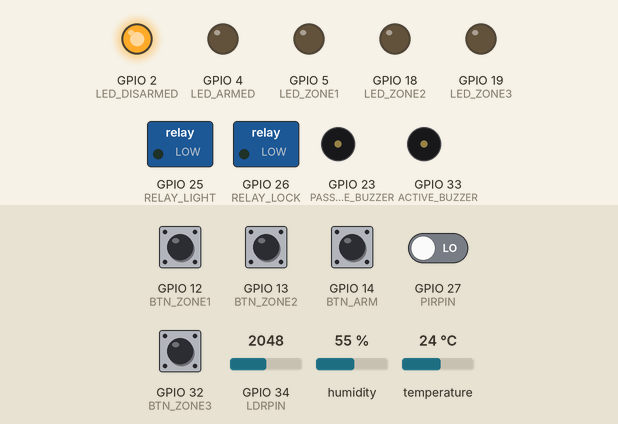
This sketch was run on a simulated ESP32. Parts: switched loads named in the sketch (green lamp = pin HIGH), output pins drawn as LEDs (lit = HIGH), buzzer (waves = sounding, pin HIGH). Dashed ring = blinking. The test bench sets the inputs (shaded band); at power-on: GPIO 12 (BTN_ZONE1), GPIO 13 (BTN_ZONE2), GPIO 14 (BTN_ARM), GPIO 32 (BTN_ZONE3) HIGH, GPIO 27 (PIRPIN) LOW, GPIO 34 (LDRPIN) = 2048, humidity 55 %, temperature 24 °C. WiFi joins after 1.5 s; servers stay silent unless stated; what the sketch prints to the serial monitor is not drawn.

Above: at 3.1 s.
3.2 s: GPIO 14 (BTN_ARM) pulled LOW for 0.15 s
At 4.0 s:
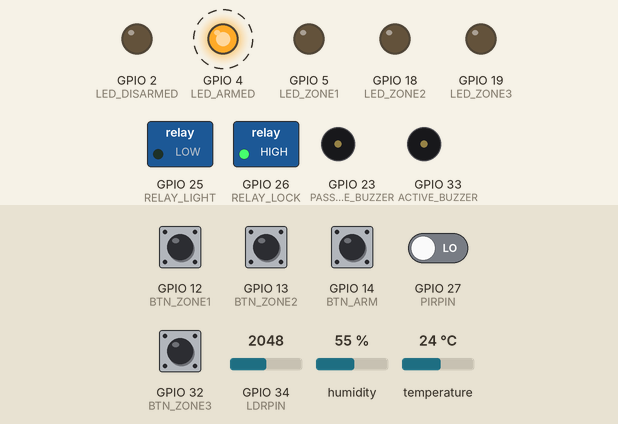
7.7 s: GPIO 12 (BTN_ZONE1) pulled LOW for 0.15 s
At 8.15 s:
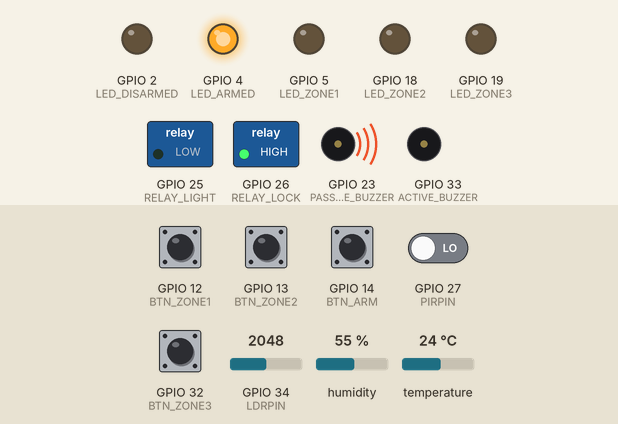
16.9 s: GPIO 13 (BTN_ZONE2) pulled LOW for 0.15 s
At 17.15 s:
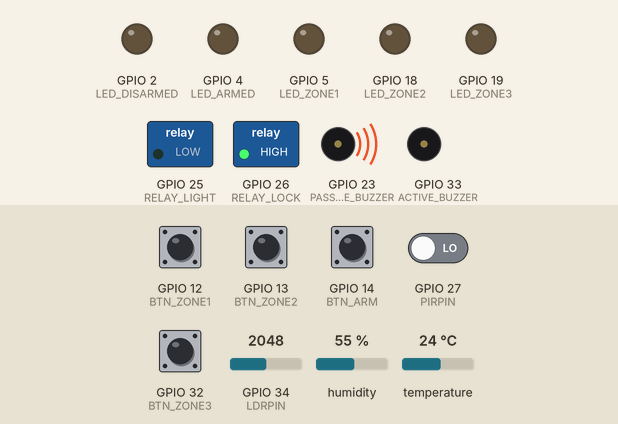
26.1 s: GPIO 32 (BTN_ZONE3) pulled LOW for 0.15 s
At 28.5 s:
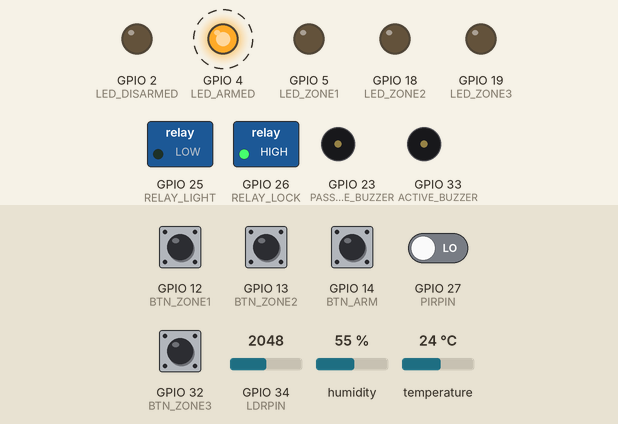
35.3 s: GPIO 12 (BTN_ZONE1) pulled LOW for 0.15 s
At 35.55 s:
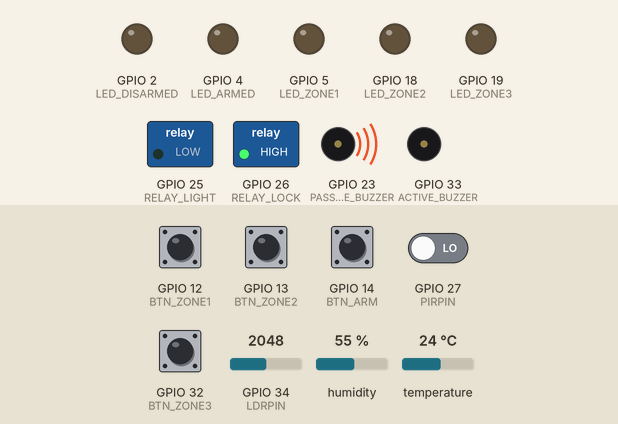
44.5 s: GPIO 13 (BTN_ZONE2) pulled LOW for 0.15 s
At 45.7 s:
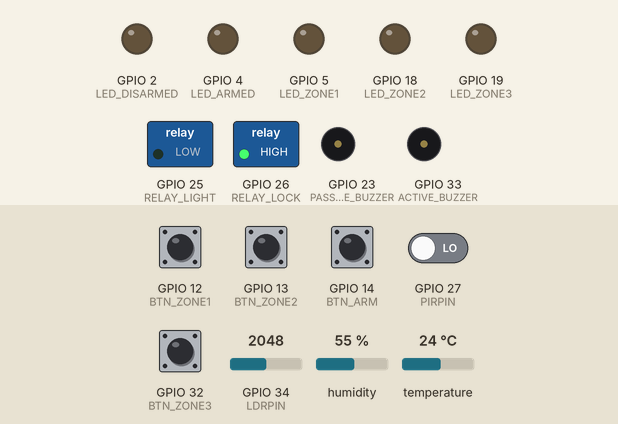
Timing chart, 0 to 54.7 s (numbered marks = the images above; inputs shaded):
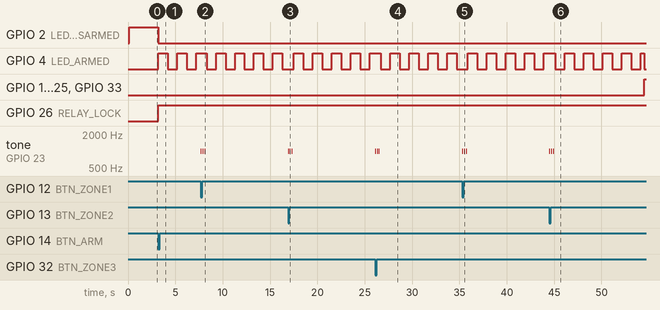

The sketch:

SC5-smart-security.ino
```cpp
/*
  ===================================================================
  STUDI KASUS 5: SMART SECURITY - Multi-Zone + Dual Buzzer
  ===================================================================

  Deskripsi:
  Sistem keamanan rumah dengan:
  - Multi-zone detection (3 zone: Pintu/Jendela/Belakang)
  - Active + Passive Buzzer (dual alarm)
  - LED blinking patterns (non-blocking)
  - ARM/DISARM system dengan grace period

  Fitur Utama:
  1. Mode DISARMED: Normal, semua aman
  2. Mode ARMED: System aktif, LED blink
  3. Mode TRIGGERED: Intrusion! Siren + notification
  4. Multi-zone: 3 sensor simulasi (button)
  5. Auto ARM saat malam + tidak ada gerakan

  Hardware (Sesuai Inventory):
  - ESP32, DHT11, PIR, LDR
  - 4x Push Button (3 zone + 1 arm/disarm)
  - Relay 2CH, Active + Passive Buzzer
  - 5x LED (Hijau/Merah/3 Kuning)

  Wiring:
  DHT11: DATA→GPIO15
  PIR: OUT→GPIO27
  LDR: GPIO34
  Button ARM→GPIO14, Zone1→GPIO12, Zone2→GPIO13, Zone3→GPIO32
  Relay: IN1→GPIO25(Lampu), IN2→GPIO26(Lock)
  Active Buzzer: GPIO33
  Passive Buzzer: GPIO23
  LED: Hijau→GPIO2, Merah→GPIO4, Kuning1→GPIO5, Kuning2→GPIO18, Kuning3→GPIO19

  Instruktur: Anton Prafanto, S.Kom., M.T.
  ===================================================================
*/

// ===== BLYNK =====
#define BLYNK_TEMPLATE_ID "TMPL4xxxxxxxxx"
#define BLYNK_TEMPLATE_NAME "Smart Security"
#define BLYNK_AUTH_TOKEN "abcdefgh1234567890ijklmnopqrstuv"
#define BLYNK_PRINT Serial

// ===== LIBRARY =====
#include <WiFi.h>
#include <BlynkSimpleEsp32.h>
#include <DHT.h>

// ===== WIFI =====
char ssid[] = "NAMA_WIFI_ANDA";
char pass[] = "PASSWORD_WIFI_ANDA";

// ===== PINS =====
#define DHTPIN 15
#define DHTTYPE DHT11
#define PIRPIN 27
#define LDRPIN 34

// Buttons
#define BTN_ARM 14
#define BTN_ZONE1 12   // Main Door
#define BTN_ZONE2 13   // Window
#define BTN_ZONE3 32   // Back Door

// Output
#define RELAY_LIGHT 25
#define RELAY_LOCK 26
#define ACTIVE_BUZZER 33
#define PASSIVE_BUZZER 23
#define LED_DISARMED 2    // Hijau
#define LED_ARMED 4       // Merah
#define LED_ZONE1 5       // Kuning
#define LED_ZONE2 18      // Kuning
#define LED_ZONE3 19      // Kuning

// ===== STATUS =====
enum SecurityStatus { DISARMED, ARMED, TRIGGERED };
SecurityStatus currentStatus = DISARMED;

// ===== SENSOR DATA =====
DHT dht(DHTPIN, DHTTYPE);
float suhu = 0;
float kelembapan = 0;
int cahaya = 0;
bool gerakan = false;

// ===== ZONE STATUS =====
bool zoneTriggered[3] = {false, false, false};
int triggeredZone = -1;  // -1 = none, 0-2 = zone number

// ===== TIMING =====
unsigned long lastSensorRead = 0;
unsigned long lastBlynkSend = 0;
unsigned long lastButtonPress[4] = {0};
unsigned long gracePeriodStart = 0;
unsigned long triggeredStart = 0;
unsigned long lastBlink = 0;
bool ledState = false;

const int DEBOUNCE_DELAY = 200;
const int GRACE_PERIOD = 10000;      // 10 detik untuk disarm
const int TRIGGERED_DURATION = 30000; // 30 detik siren

void setup() {
  Serial.begin(115200);
  delay(100);

  Serial.println("\n========================================");
  Serial.println("  SMART SECURITY - BLYNK IoT");
  Serial.println("========================================\n");

  // Setup pins
  pinMode(PIRPIN, INPUT);

  // Buttons (pull-up internal)
  pinMode(BTN_ARM, INPUT_PULLUP);
  pinMode(BTN_ZONE1, INPUT_PULLUP);
  pinMode(BTN_ZONE2, INPUT_PULLUP);
  pinMode(BTN_ZONE3, INPUT_PULLUP);

  // Output
  pinMode(RELAY_LIGHT, OUTPUT);
  pinMode(RELAY_LOCK, OUTPUT);
  pinMode(ACTIVE_BUZZER, OUTPUT);
  pinMode(PASSIVE_BUZZER, OUTPUT);
  pinMode(LED_DISARMED, OUTPUT);
  pinMode(LED_ARMED, OUTPUT);
  pinMode(LED_ZONE1, OUTPUT);
  pinMode(LED_ZONE2, OUTPUT);
  pinMode(LED_ZONE3, OUTPUT);

  digitalWrite(RELAY_LIGHT, LOW);
  digitalWrite(RELAY_LOCK, LOW);
  digitalWrite(ACTIVE_BUZZER, LOW);
  noTone(PASSIVE_BUZZER);

  // Init sensor
  dht.begin();
  Serial.println("[DHT11] Ready");

  // Default: DISARMED
  setStatus(DISARMED);

  // Connect Blynk
  Serial.println("Connecting WiFi & Blynk...");
  Blynk.begin(BLYNK_AUTH_TOKEN, ssid, pass);

  Serial.println("\n✓ Setup complete!");
  Serial.println("Press ARM button or use Blynk to activate");
  Serial.println("========================================\n");
}

void loop() {
  Blynk.run();

  // Handle buttons
  handleButtons();

  // Check zones
  checkZones();

  // Handle blinking LED
  if (currentStatus == ARMED) {
    blinkLED(LED_ARMED, 1000);  // Slow blink
  } else if (currentStatus == TRIGGERED) {
    blinkLED(LED_ARMED, 200);   // Fast blink
  }

  // Baca sensor
  if (millis() - lastSensorRead >= 2000) {
    lastSensorRead = millis();
    bacaSensor();
    checkFireAlarm();
  }

  // Kirim ke Blynk
  if (millis() - lastBlynkSend >= 2000) {
    lastBlynkSend = millis();
    if (Blynk.connected()) {
      kirimKeBlynk();
    }
  }

  // Grace period handling
  if (currentStatus == ARMED && triggeredZone != -1) {
    if (millis() - gracePeriodStart >= GRACE_PERIOD) {
      // Grace period habis → TRIGGERED!
      setStatus(TRIGGERED);
    }
  }

  // Auto disarm triggered setelah 30 detik
  if (currentStatus == TRIGGERED) {
    if (millis() - triggeredStart >= TRIGGERED_DURATION) {
      setStatus(DISARMED);
      Serial.println("[Auto] Disarmed after 30s");
    }
  }
}

// ===== FUNGSI: BACA SENSOR =====
void bacaSensor() {
  suhu = dht.readTemperature();
  kelembapan = dht.readHumidity();

  if (isnan(suhu) || isnan(kelembapan)) {
    suhu = 0;
    kelembapan = 0;
  }

  cahaya = analogRead(LDRPIN);
  gerakan = digitalRead(PIRPIN);
}

// ===== FUNGSI: HANDLE BUTTONS =====
void handleButtons() {
  // Button ARM/DISARM
  if (digitalRead(BTN_ARM) == LOW) {
    if (millis() - lastButtonPress[0] > DEBOUNCE_DELAY) {
      lastButtonPress[0] = millis();
      toggleArm();
    }
  }

  // Zone buttons
  int zonePins[] = {BTN_ZONE1, BTN_ZONE2, BTN_ZONE3};
  for (int i = 0; i < 3; i++) {
    if (digitalRead(zonePins[i]) == LOW) {
      if (millis() - lastButtonPress[i + 1] > DEBOUNCE_DELAY) {
        lastButtonPress[i + 1] = millis();
        handleZoneTrigger(i);
      }
    }
  }
}

// ===== FUNGSI: TOGGLE ARM/DISARM =====
void toggleArm() {
  if (currentStatus == DISARMED) {
    setStatus(ARMED);
  } else {
    setStatus(DISARMED);
  }
}

// ===== FUNGSI: SET STATUS =====
void setStatus(SecurityStatus newStatus) {
  currentStatus = newStatus;

  // Reset zone LEDs
  digitalWrite(LED_ZONE1, LOW);
  digitalWrite(LED_ZONE2, LOW);
  digitalWrite(LED_ZONE3, LOW);

  switch(currentStatus) {
    case DISARMED:
      digitalWrite(LED_DISARMED, HIGH);
      digitalWrite(LED_ARMED, LOW);
      digitalWrite(ACTIVE_BUZZER, LOW);
      noTone(PASSIVE_BUZZER);
      digitalWrite(RELAY_LIGHT, LOW);
      digitalWrite(RELAY_LOCK, LOW);
      triggeredZone = -1;
      Serial.println("[Status] DISARMED");
      break;

    case ARMED:
      digitalWrite(LED_DISARMED, LOW);
      // LED_ARMED akan blink di loop
      digitalWrite(RELAY_LOCK, HIGH);  // Lock
      Serial.println("[Status] ARMED - System Active");
      Blynk.logEvent("armed", "Security System ARMED");
      break;

    case TRIGGERED:
      digitalWrite(ACTIVE_BUZZER, HIGH);  // SIREN!
      digitalWrite(RELAY_LIGHT, HIGH);
      triggeredStart = millis();
      Serial.printf("[INTRUSION!] Zone %d\n", triggeredZone + 1);

      // Blynk notification
      String msg = "INTRUSION! Zone: ";
      if (triggeredZone == 0) msg += "Main Door";
      else if (triggeredZone == 1) msg += "Window";
      else msg += "Back Door";
      Blynk.logEvent("intrusion", msg);

      // Nyalakan LED zone yang triggered
      if (triggeredZone == 0) digitalWrite(LED_ZONE1, HIGH);
      else if (triggeredZone == 1) digitalWrite(LED_ZONE2, HIGH);
      else digitalWrite(LED_ZONE3, HIGH);
      break;
  }

  Blynk.virtualWrite(V0, currentStatus);
}

// ===== FUNGSI: CHECK ZONES =====
void checkZones() {
  // Function ini sudah dihandle di handleButtons
  // Tapi bisa ditambah logic PIR untuk motion detection
  if (currentStatus == ARMED && gerakan) {
    Serial.println("[PIR] Motion detected while ARMED!");
    // Bisa trigger alarm atau log saja
  }
}

// ===== FUNGSI: HANDLE ZONE TRIGGER =====
void handleZoneTrigger(int zone) {
  Serial.printf("[Zone %d] Triggered\n", zone + 1);
  zoneTriggered[zone] = true;

  if (currentStatus == DISARMED) {
    // Hanya log
    Serial.println("  System DISARMED, no alarm");
  } else if (currentStatus == ARMED) {
    // Start grace period
    triggeredZone = zone;
    gracePeriodStart = millis();

    // Warning beep (passive buzzer)
    warningBeep();
    Serial.println("  Grace period 10s... Disarm to cancel!");
  }

  Blynk.virtualWrite(V1 + zone, 1);
}

// ===== FUNGSI: WARNING BEEP (Passive Buzzer) =====
void warningBeep() {
  for (int i = 0; i < 3; i++) {
    tone(PASSIVE_BUZZER, 1000);
    delay(100);
    noTone(PASSIVE_BUZZER);
    delay(100);
  }
}

// ===== FUNGSI: BLINK LED (Non-blocking) =====
void blinkLED(int pin, int interval) {
  if (millis() - lastBlink >= interval) {
    lastBlink = millis();
    ledState = !ledState;
    digitalWrite(pin, ledState);
  }
}

// ===== FUNGSI: CHECK FIRE ALARM =====
void checkFireAlarm() {
  if (suhu > 50.0) {
    digitalWrite(ACTIVE_BUZZER, HIGH);
    Serial.println("[FIRE ALARM!] Temperature > 50°C");
    Blynk.logEvent("fire", "FIRE DETECTED!");
  }
}

// ===== FUNGSI: KIRIM KE BLYNK =====
void kirimKeBlynk() {
  Blynk.virtualWrite(V0, currentStatus);
  Blynk.virtualWrite(V1, zoneTriggered[0] ? 1 : 0);
  Blynk.virtualWrite(V2, zoneTriggered[1] ? 1 : 0);
  Blynk.virtualWrite(V3, zoneTriggered[2] ? 1 : 0);
  Blynk.virtualWrite(V4, gerakan ? 1 : 0);
  Blynk.virtualWrite(V5, suhu);

  String status = "Normal";
  if (currentStatus == DISARMED) status = "DISARMED";
  else if (currentStatus == ARMED) status = "ARMED (Active)";
  else if (currentStatus == TRIGGERED) status = "⚠️ INTRUSION!";
  Blynk.virtualWrite(V7, status);
}

// ===== BLYNK: ARM/DISARM (V6) =====
BLYNK_WRITE(V6) {
  int value = param.asInt();
  if (value == 1) {
    setStatus(ARMED);
  } else {
    setStatus(DISARMED);
  }
}

// ===== BLYNK: CONNECTED =====
BLYNK_CONNECTED() {
  Serial.println("\n✓ BLYNK CONNECTED!");
  Serial.print("IP: ");
  Serial.println(WiFi.localIP());

  Blynk.syncVirtual(V6);
}
```

Measured:
- after the input at 3.2 s, GPIO 2 (LED_DISARMED): HIGH → LOW at once; GPIO 4 (LED_ARMED): alternates HIGH for 1.0 s and LOW for 1.0 s, starting at once; GPIO 26 (RELAY_LOCK): LOW → HIGH at once
- after the input at 7.7 s, tone on GPIO 23 (PASSIVE_BUZZER): alternates 1000 Hz for 0.10 s and silent for 0.10 s, 6 changes in all, then stays silent, starting at once
- after the input at 16.9 s, GPIO 5 (LED_ZONE1), GPIO 25 (RELAY_LIGHT), GPIO 33 (ACTIVE_BUZZER): stays LOW (without the input it goes to HIGH after 0.80 s); tone on GPIO 23 (PASSIVE_BUZZER): alternates 1000 Hz for 0.10 s and silent for 0.10 s, 6 changes in all, then stays silent, starting at once
- after the input at 26.1 s, GPIO 18 (LED_ZONE2), GPIO 25 (RELAY_LIGHT), GPIO 33 (ACTIVE_BUZZER): stays LOW (without the input it goes to HIGH after 0.80 s); tone on GPIO 23 (PASSIVE_BUZZER): alternates 1000 Hz for 0.10 s and silent for 0.10 s, 6 changes in all, then stays silent, starting at once
- after the input at 35.3 s, GPIO 19 (LED_ZONE3), GPIO 25 (RELAY_LIGHT), GPIO 33 (ACTIVE_BUZZER): stays LOW (without the input it goes to HIGH after 0.80 s); tone on GPIO 23 (PASSIVE_BUZZER): alternates 1000 Hz for 0.10 s and silent for 0.10 s, 6 changes in all, then stays silent, starting at once
- after the input at 44.5 s, GPIO 5 (LED_ZONE1): stays LOW (without the input it goes to HIGH after 0.80 s); GPIO 18 (LED_ZONE2): LOW → HIGH after 10.0 s
